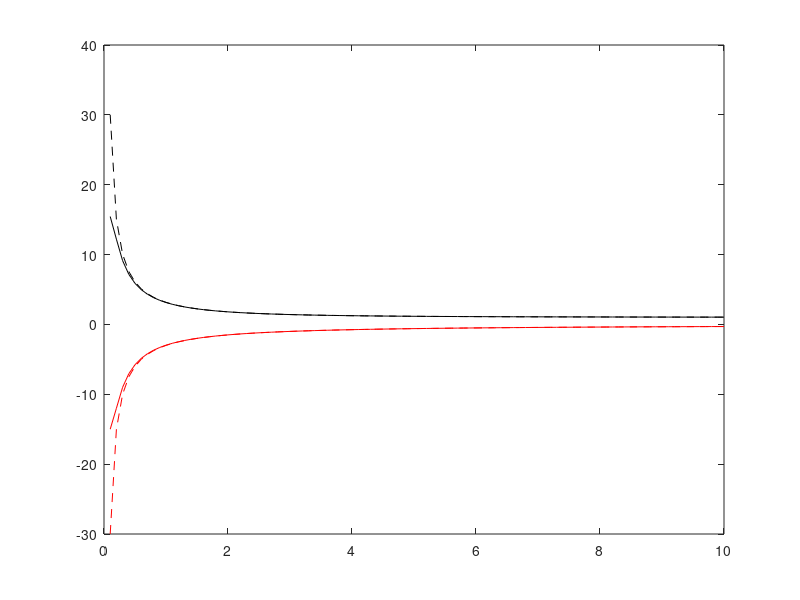

Write the MATLAB code that produced this figure. (Note: this script raises an error after producing the figure.)
H = 1;
g = 1;
f = 3;
k = linspace(0.1, 10);
L = 1;


t = 1;
x = 1;

omega = sqrt(f^2 + g*H*k.^2);
Cg = g*H*k/omega;

for t=1:100
    x = Cg*t + 0.1;
    u = (Cg*(x - Cg*t) - 1i*L^2*omega) ./ (H*(x - Cg*t) - 1i*k*H*L^2);
    v = -f*L^2 ./ (H*(x-Cg*t) - 1i*k*H*L^2);
    
    plot(k, real(u), 'k', k, imag(v), 'r');
    hold on
    plot(k, real(omega./(k*H)), 'k--', k, imag(-1i*f./(k*H)), 'r--');
    hold off;
    title("A = " + string(exp(-(x-Cg*t).^2/(2*L^2))));
    pause(1/20);
end

